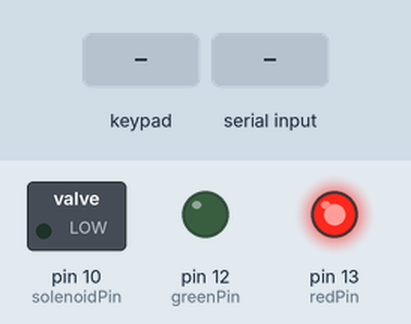
Simulated run of this sketch. Board: Arduino Uno, built with avr-gcc and run on an emulated ATmega328P. Shown: switched loads named in the sketch (green lamp = pin HIGH), output pins drawn as LEDs (lit = HIGH). Inputs (shaded band) come from the test bench. EEPROM starts erased; what the sketch prints to the serial monitor is not drawn.

Above: at 1.7 s.
1.8 s: keypad keys 1 2 3 4 pressed 0.4 s apart
At 3.3 s:
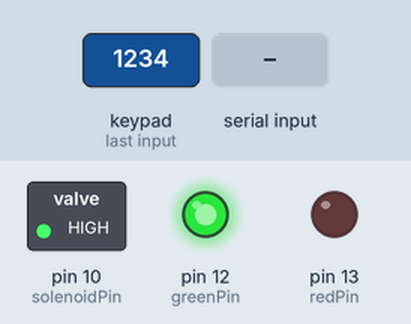
4.9 s: "c" received over Serial
7.9 s: key '1' pressed
At 8.9 s:
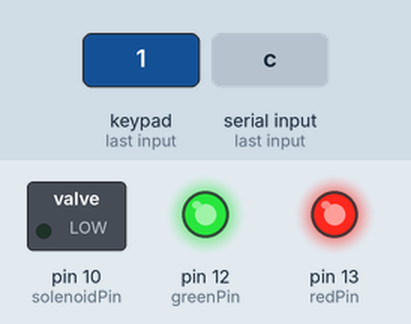
10.8 s: "u" received over Serial
At 16.3 s:
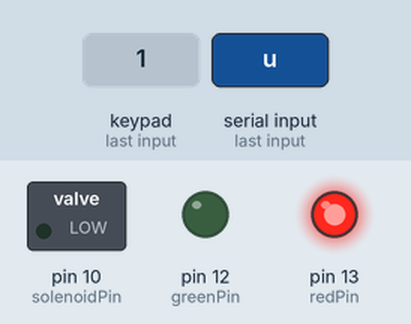
Timing chart, 0 to 17.3 s (numbered marks = the images above; inputs shaded):
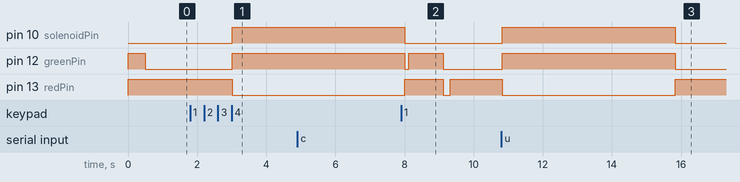

Measured:
- after the input at 1.8 s, pin 10 (solenoidPin), pin 12 (greenPin): LOW → HIGH after 1.2 s; pin 13 (redPin): HIGH → LOW after 1.2 s
- after the input at 4.9 s, every drawn part: stays the same
- after the input at 10.8 s, pin 10 (solenoidPin), pin 12 (greenPin): LOW → HIGH at once, → LOW 5.0 s later; pin 13 (redPin): HIGH → LOW at once, → HIGH 5.0 s later

The sketch:

Project_27_keypad_lock.ino
```cpp
// Project 27 Keypad door lock

#include <Keypad.h>
#include <EEPROM.h>

char* secretCode = "1234";
int position = 0;

const byte rows = 4;
const byte cols = 3;
char keys[rows][cols] = {
  {'1','2','3'},
  {'4','5','6'},
  {'7','8','9'},
  {'*','0','#'}
};
byte rowPins[rows] = {7, 2, 3, 5};
byte colPins[cols] = {6, 8, 4};
Keypad keypad = Keypad(makeKeymap(keys), rowPins, colPins, rows, cols);

int redPin = 13;
int greenPin = 12;
int solenoidPin = 10;

void setup()
{
  pinMode(redPin, OUTPUT);
  pinMode(greenPin, OUTPUT);
  pinMode(solenoidPin, OUTPUT);
  loadCode();
  flash();
  lock();
  Serial.begin(9600);
  while(!Serial);
  Serial.print("Code is: "); Serial.println(secretCode);
  Serial.println("Change code: cNNNN");
  Serial.println("Unloack: u");
  Serial.println("Lock: l");
}

void loop()
{
  if (Serial.available())
  {
    char c = Serial.read();
    if (c == 'u')
    {
      unlock();
    }
    if (c == 'l')
    {
      lock();
    }
    if (c == 'c')
    {
      getNewCode();
    }
  }
  char key = keypad.getKey();
  if (key == '#')
  {
    lock();
  }
  if (key == secretCode[position])
  {
    position ++;
  }
  else if (key != 0)
  {
    lock();
  }
  if (position == 4)
  {
    unlock();
  }
  delay(100);
}

void lock()
{
  position = 0;
  digitalWrite(redPin, HIGH);
  digitalWrite(greenPin, LOW);
  digitalWrite(solenoidPin, LOW);
  Serial.println("LOCKED");
}

void unlock()
{
  digitalWrite(redPin, LOW);
  digitalWrite(greenPin, HIGH);
  digitalWrite(solenoidPin, HIGH);
  Serial.println("UN-LOCKED");
  delay(5000);
  lock();
}


void getNewCode()
{
  for (int i = 0; i < 4; i++ )
  {
    char ch = Serial.read();
    secretCode[i] = ch;
  }
  saveCode();
  flash();flash();
  Serial.print("Code changed to: "); Serial.println(secretCode);
}

void loadCode()
{
  if (EEPROM.read(0) == 1)
  {
    secretCode[0] = EEPROM.read(1);
    secretCode[1] = EEPROM.read(2);
    secretCode[2] = EEPROM.read(3);
    secretCode[3] = EEPROM.read(4);
  }
}

void saveCode()
{
  EEPROM.write(1, secretCode[0]);
  EEPROM.write(2, secretCode[1]);
  EEPROM.write(3, secretCode[2]);
  EEPROM.write(4, secretCode[3]);
  EEPROM.write(0, 1);
}

void flash()
{
    digitalWrite(redPin, HIGH);
    digitalWrite(greenPin, HIGH);
    delay(500);
    digitalWrite(redPin, LOW);
    digitalWrite(greenPin, LOW);
}
```
